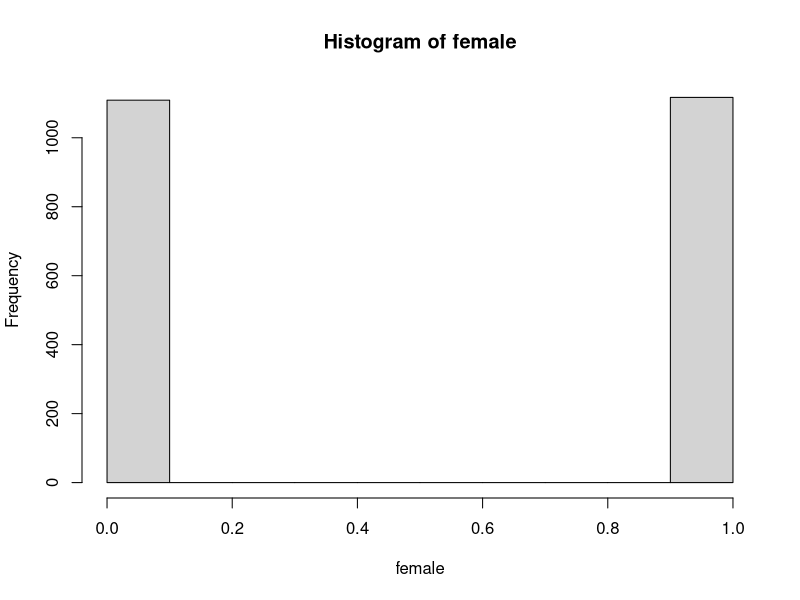
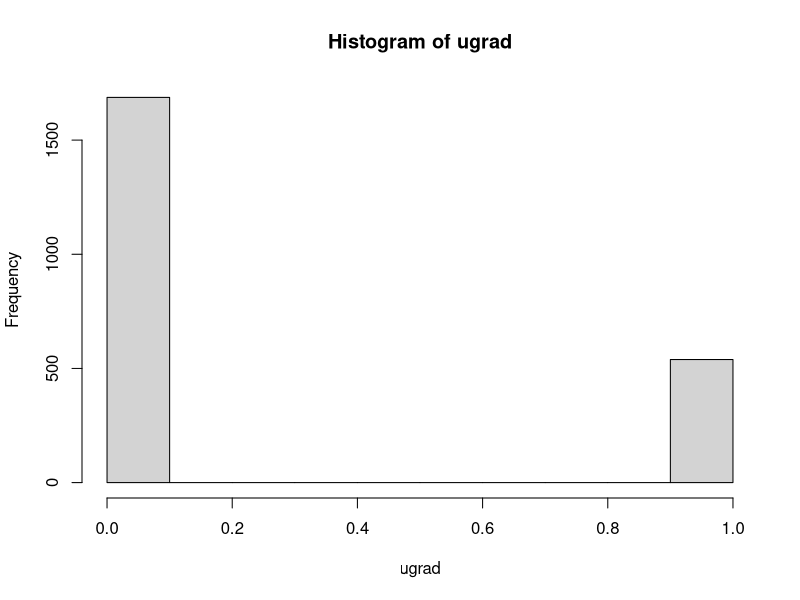
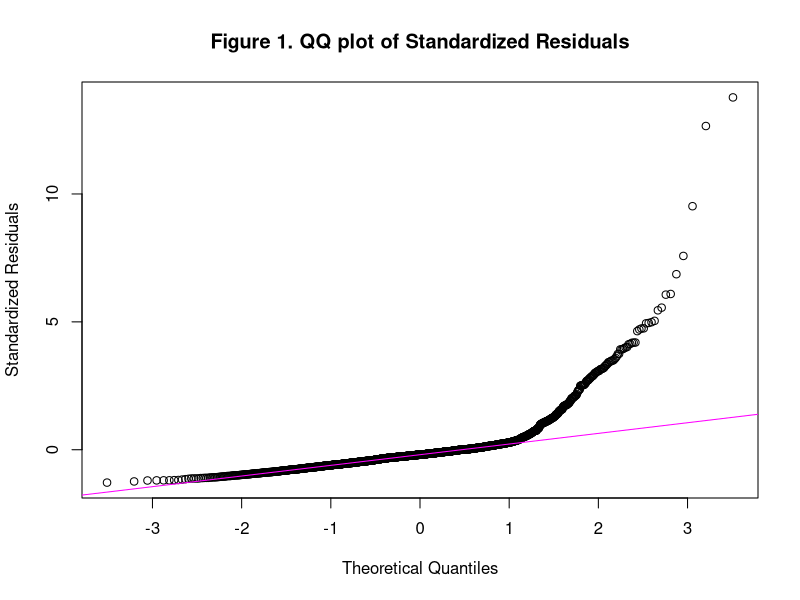
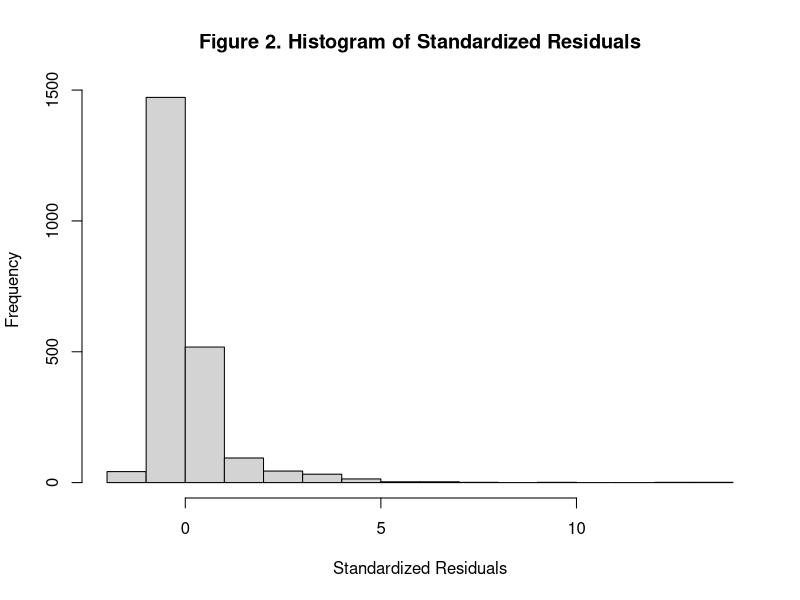
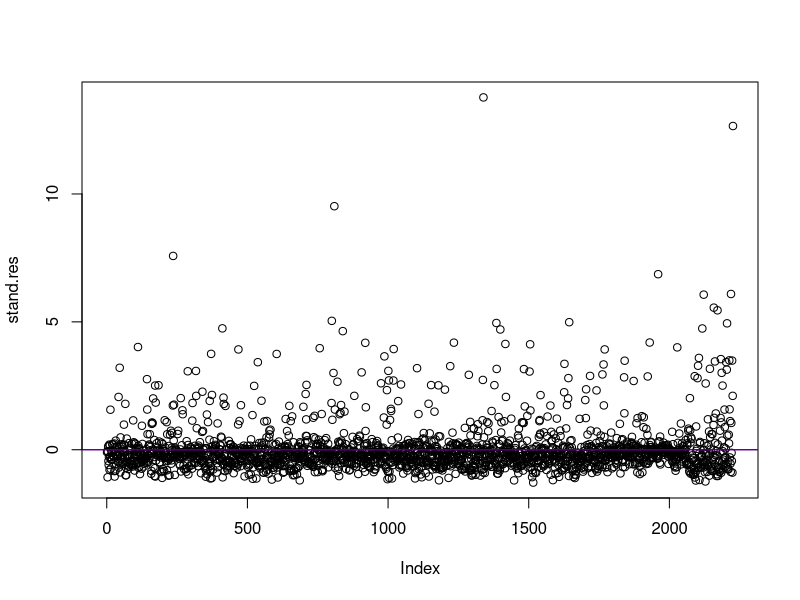
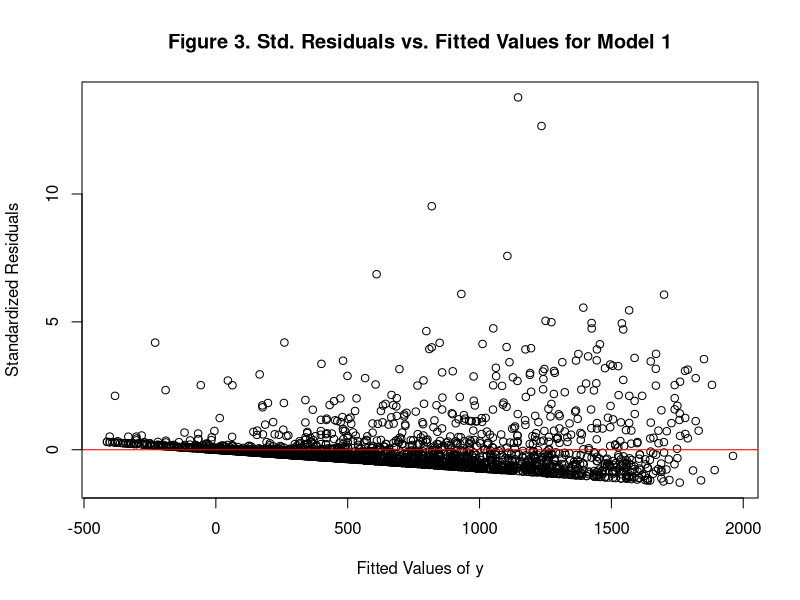
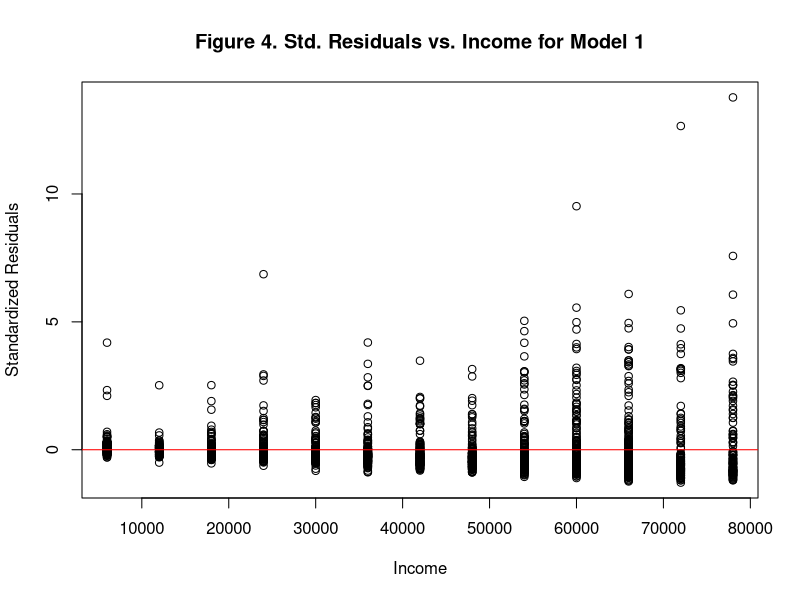
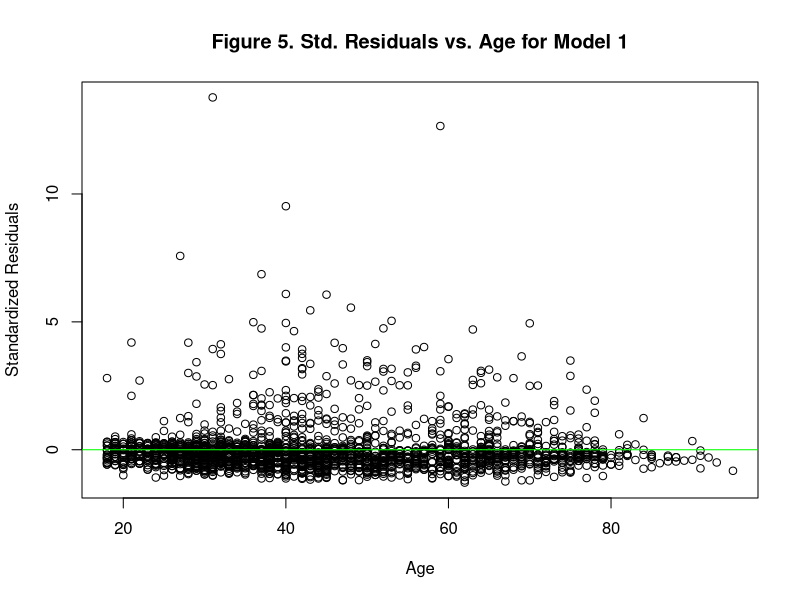

Here is the R script that generated these plots, in order:
## ---- chunk 1
library(MASS)
library(lmtest)
library(zoo)
library(sandwich)
library(readr)
## ---- chunk 2
charity <- read_csv("charity.csv")
attach(charity)

#recoding sex and educ as dummy variables (0 or 1)
#1=female; 0=Male
female <- as.numeric(charity$sex==2)
hist(female)
#1=university grad; 0=less than university
ugrad <- as.numeric(charity$educ==2)
hist(ugrad)
## ---- chunk 3
Model1 <- lm(give~ income + age + female + ugrad, data=charity)
summary(Model1)
## ---- chunk 4
stand.res <- stdres(Model1)  # standardized residuals
qqnorm((stand.res),
       ylab="Standardized Residuals",
       xlab="Theoretical Quantiles",
       main="Figure 1. QQ plot of Standardized Residuals")

qqline((stand.res), col="magenta")
## ---- chunk 5
hist(stand.res, xlab="Standardized Residuals", 
     ylab="Frequency",
     main="Figure 2. Histogram of Standardized Residuals")
## ---- chunk 6
mean(stand.res)
## ---- chunk 7
plot(stand.res)
abline(h=mean(stand.res), col="red")  
abline(h=0, col="blue")  
## ---- chunk 8
plot(fitted(Model1), stand.res,
     xlab="Fitted Values of y",
     ylab="Standardized Residuals",
     main="Figure 3. Std. Residuals vs. Fitted Values for Model 1")
abline(h=0, col="red")
## ---- chunk 9
bptest(Model1)
## ---- chunk 10
plot(income, stand.res,
     xlab="Income",
     ylab="Standardized Residuals",
     main="Figure 4. Std. Residuals vs. Income for Model 1")
abline(h=0, col="red")
## ---- chunk 11
plot(charity$age, stand.res,
     xlab="Age",
     ylab="Standardized Residuals",
     main="Figure 5. Std. Residuals vs. Age for Model 1")
abline(h=0, col="green")
## ---- chunk 12
plot(female, stand.res,
     xlab="Female",
     ylab="Standardized Residuals",
     main="Figure 6. Std. Residuals vs. Female for Model 1")
abline(h=0, col="blue")
## ---- chunk 13
plot(ugrad, stand.res,
     xlab="University Grad",
     ylab="Standardized Residuals",
     main="Figure 7. Std. Residuals vs. UGrad for Model 1")
abline(h=0, col="pink")
## ---- chunk 14
par(mfrow=c(1,2)) 
hist(give)  
hist(log(give))	
## ---- chunk 15
Model2<-lm(log(give+1)~income + age+ female + ugrad, data=charity)
stand.res2<-stdres(Model2)
#QQ plots
qqnorm((stand.res),
       ylab="Standardized Residuals",
       xlab="Theoretical Quantiles",
       main="QQ plot without Transformation")
qqnorm((stand.res2),
       ylab="Standardized Residuals",
       xlab="Theoretical Quantiles",
       main="QQ plot with Transformation")
## ---- chunk 16
plot(fitted(Model1), stand.res, main="Std. Resids by Fitted(Give)")
plot(fitted(Model2), stand.res2, main="Std. Resids by Fitted(Log Give)")
## ---- chunk 17
w <- (1/(charity$income))
Model3 <- lm(give~ income + age+ female + ugrad, data=charity, weights = w)
stand.res3<-stdres(Model3)
plot(fitted(Model3), stand.res3, main="Std. Resids by Fitted y with WLS")	
## ---- chunk 18
qqnorm((stand.res3),
       ylab="Standardized Residuals",
       xlab="Theoretical Quantiles",
       main="QQ plot with WLS")
## ---- chunk 19
coeftest(Model1, vcov=vcovHC) 
